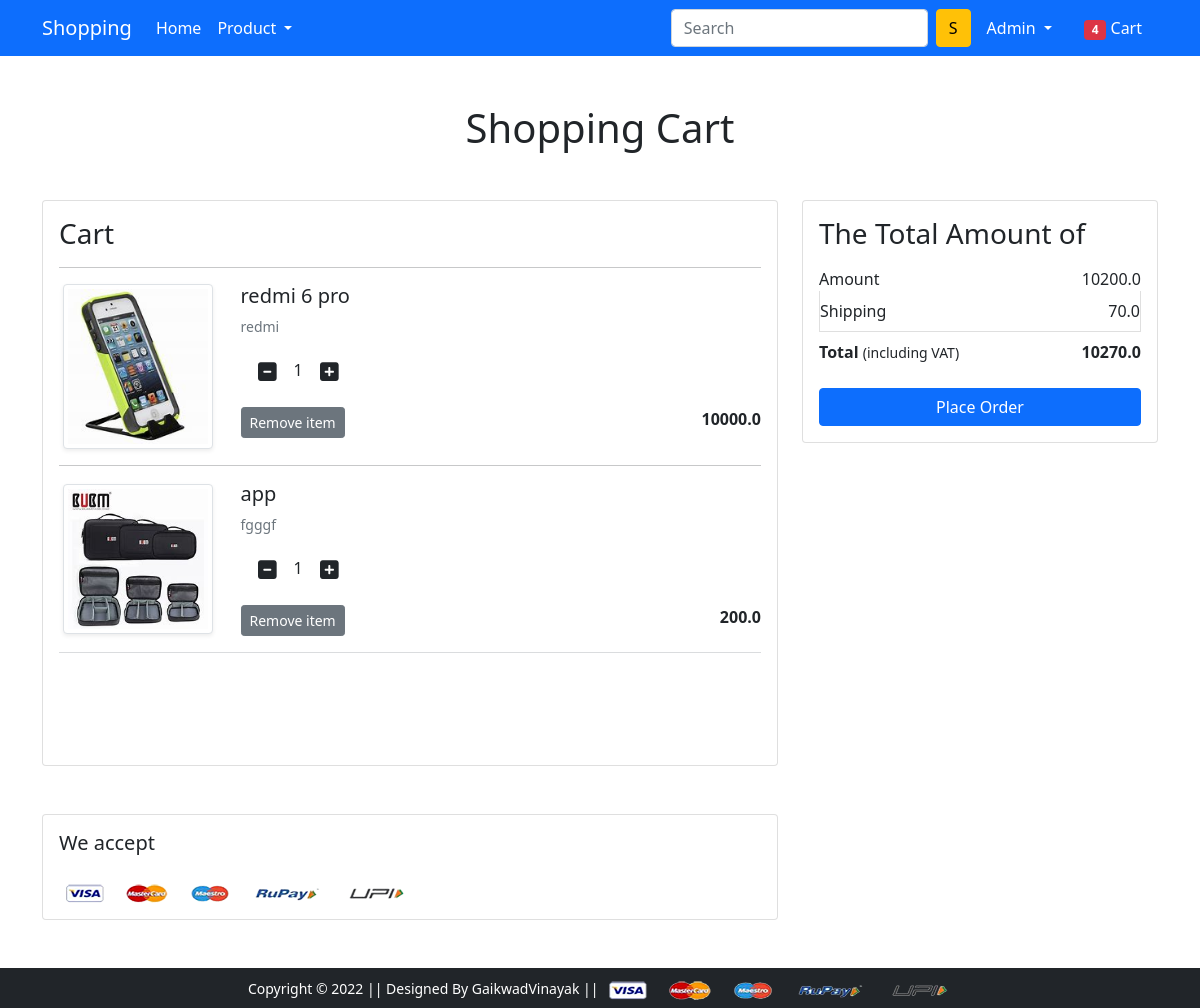
Page /cart/ (signed in) on the committed database.
### data/models.py (models this page shows, shortened)
class Cart(models.Model):
    user=models.ForeignKey(User,on_delete=models.CASCADE)
    product=models.ForeignKey(Product,on_delete=models.CASCADE)
    quantity=models.PositiveIntegerField(default=1)

class Product(models.Model):
    title=models.CharField(max_length=100)
    selling_price=models.FloatField()
    discounted_price=models.FloatField()
    discripition=models.TextField()
    brand=models.CharField(max_length=100)
    category=models.CharField(choices=CATEGORY_CHOICES,max_length=5)
    product_img=models.ImageField(upload_to='product_img')

### data/views.py (the view)
# urls.py: path('cart/', views.show_cart, name='showcart'),
def show_cart(request):
    if request.user.is_authenticated:
        user=request.user
        cart=Cart.objects.filter(user=user)
        amount=0.0
        shopping_amount=70.0
        total_amount=0.0
        cart_product=[p for p in Cart.objects.all() if p.user==user]
        if cart_product:
            for p in cart_product:
                tempamount=(p.quantity*p.product.selling_price)
                amount +=tempamount
                total_amount=amount+shopping_amount
        return render(request, 'app/addtocart.html',{'cart':cart,'total_amount':total_amount,'amount':amount,'shopping_amount':shopping_amount})
    return redirect('/accounts/login')

### data/templates/app/addtocart.html (shortened to what this page needs)
{% extends 'app/base.html' %}
{% load static %}
{% block main-content %}
<div class="container my-5">
 <div class="row">
  <h1 class="text-center mb-5">Shopping Cart</h1>
  <div class="col-sm-8">
  <div class="card">
   <div class="card-body">
    <h3>Cart</h3>
    {% for cart in cart %}
<hr>
    <div class="row">
     <div class="col-sm-3 text-center align-self-center"><img src="{{cart.product.product_img.url}}" alt="" srcset="" class="img-fluid img-thumbnail shadow-sm" height="150" width="150"> </div>
     <div class="col-sm-9">
      <div>
       <h5>{{cart.product.title}}</h5>
       <p class="mb-2 text-muted small">{{cart.product.discripition}}</p>
       <div class="my-3">
        <a class="minus-cart btn"><i class="fas fa-minus-square fa-lg"></i></a>
          <span id="quantity">{{cart.quantity}}</span>
        <a class="plus-cart btn"><i class="fas fa-plus-square fa-lg"></i></a>
       </div>
       <div class="d-flex justify-content-between">
        <a href="#" class="btn btn-sm btn-secondary mr-3">Remove item </a>
        <p class="mb-0"><span><strong>{{cart.product.selling_price}}</strong></span></p>
       </div>
      </div>
     </div>
    </div>
    {% endfor %}
    <hr class="text-muted">
   </div>
   </div>
  </div>
  <div class="col-sm-4">
   <div class="card">
    <div class="card-body">
      <h3>The Total Amount of</h3>
      <ul class="list-group">
       <li class="list-group-item d-flex justify-content-between align-items-center border-0 px-0 pb-0">Amount<span>{{amount}}</span></li>
       <li class="list-group-item d-flex justify-content-between align-items-center px-0">Shipping<span>{{shopping_amount}}</span></li>
       <li class="list-group-item d-flex justify-content-between align-items-center border-0 px-0 mb-3">
        <div>
           <strong>Total</strong> <small>(including VAT)</small>
         </div>
         <span><strong>{{total_amount}}</strong></span>
       </li>
      </ul>
      <div class="d-grid"><a href="{% url 'checkout' %}" class="btn btn-primary">Place Order</a></div>
    </div>
   </div>
  </div>
 </div>
</div>
<div class="container">
 <div class="row">
  <div class="col-sm-8">
   <div class="card">
    <div class="card-body">
      <h5 class="mb-4">We accept</h5>
      <img src="{% static 'app/images/payment.png' %}" alt="" class="img-fluid">
    </div>
  </div>
  </div>
 </div>
</div>
{% endblock main-content %}

### data/templates/app/base.html (shortened to what this page needs)
<!doctype html>
{% load static %}
<html lang="en">
  <head>
    <link href="https://cdn.jsdelivr.net/npm/bootstrap@5.0.0-beta1/dist/css/bootstrap.min.css" rel="stylesheet">
    <link rel="stylesheet" href="{% static 'app/css/owl.carousel.min.css' %}">
    <link rel="stylesheet" href="{% static 'app/css/all.min.css' %}">
    <link rel="stylesheet" href="{% static 'app/css/style.css' %}">
  </head>
  <body>
    <nav class="navbar navbar-expand-lg navbar-dark bg-primary">
     <div class="container">
       <a class="navbar-brand" href="/">Shopping</a>
       <div class="collapse navbar-collapse" id="navbarSupportedContent">
         <ul class="navbar-nav me-auto mb-2 mb-lg-0">
           <li class="nav-item">
             <a class="nav-link active" aria-current="page" href="/">Home</a>
           </li>
           <li class="nav-item dropdown">
             <a class="nav-link dropdown-toggle text-white" href="#" id="electronicsDropdown" role="button" data-bs-toggle="dropdown" aria-expanded="false">
              Product
             </a>
           </li>
         </ul>
         <form class="d-flex">
           <input class="form-control me-2" type="search" placeholder="Search" aria-label="Search">
           <button class="btn btn-warning" type="submit">S</button>
         </form>
         <div>
          <ul class="navbar-nav me-auto mb-2 mb-lg-0">
            {% if request.user.is_authenticated %}
           <li class="nav-item dropdown mx-2">
              <a class="nav-link dropdown-toggle text-white" href="#" id="profileDropdown" role="button" data-bs-toggle="dropdown" aria-expanded="false">
                {{request.user.username|capfirst}}
              </a>
            </li>
            <li class="nav-item mx-2">
             <a href="{% url 'showcart' %}" class="nav-link text-white"><span class="badge bg-danger">4</span> Cart </a>
            </li>
          {% endif %}
         </div>
       </div>
     </div>
    </nav>
    {% block main-content %} {% endblock main-content %}
    <footer class="container-fluid bg-dark text-center p-2 mt-5">
        <small class="text-white">Copyright &copy; 2022 || Designed By GaikwadVinayak || </small>
        <img src="{% static 'app/images/payment.png' %}" alt="" srcset="" class="img-fluid" height="2px">
    </footer>
  </body>
</html>

### rows in the picture
Cart: product.product_img (picture), product "redmi 6 pro", product.discripition "redmi", quantity "1", product.selling_price "10000.0"
Cart: product.product_img (picture), product "app", product.discripition "fgggf", quantity "1", product.selling_price "200.0"

### other values in the picture
{{ request.user.username|capfirst }} "Admin"
{{ amount }} "10200.0"
{{ shopping_amount }} "70.0"
{{ total_amount }} "10270.0"
